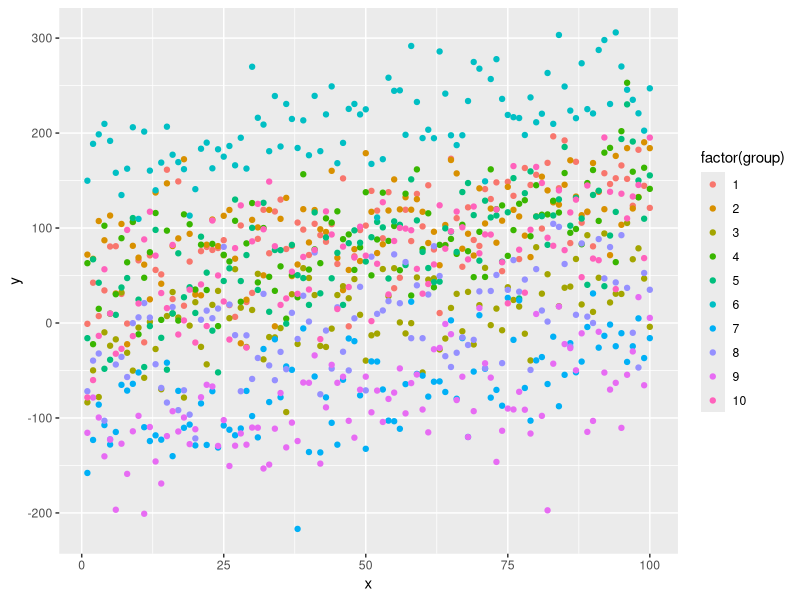

R code for this plot: (Note: this script raises an error after producing the figure.)
library(arm)
library(ggplot2)

#random intercepts
group_int <- rnorm(10,0,100)

#create a data frame
adf <- data.frame(expand.grid(x=1:100, group = 1:10))

#y with a random intercept
adf$y <- rnorm(nrow(adf), adf$x+group_int[adf$group], 40)

#show the data visualizing the random intercept
qplot(x,y,data=adf, color=factor(group))

#model it
E1 <- lmer (y ~ x + (1 | group), data=adf)

#what did we get?
display(E1)

#simulated coefficients to generate predictions
E1.sim <- sim(E1)

new_df <- data.frame(x=rnorm(100, 50,20), group=round(runif(100, 1,10)))

#now, different prediction types with different things included...
new_df$y_fixed <- fixef(E1.sim)[,1] +  fixef(E1.sim)[,2]*new_df$x
new_df$y_fixed_error <- rnorm(100, new_df$y_fixed, sigma.hat(E1.sim)) #could also have just gotten it from model
#new_df$y_with_ran <- new_df$y_fixed + ranef(E1)$group[new_df$group,1] #could also have done this with ranef(E1.sim) but it's complicated
new_df$y_with_ran <- new_df$y_fixed + sapply(1:100, function(i) a[[1]][i, new_df$group[1], 1]) #could also have done this with ranef(E1.sim) but it's complicated
new_df$y_with_ran_error <- rnorm(100, new_df$y_with_ran, sigma.hat(E1.sim)) #could also have done this with ranef(E1.sim) but it's complicated


###CIs of Ranefs for intercept
library(tidyr)
r_for_ci <- data.frame(ranef(E1.sim)[[1]]) %>%
  gather(group, random_effect)

ggplot(r_for_ci, aes(x=group, y=random_effect)) +
  geom_jitter() +
  stat_summary(fun.data="mean_sdl", color="red") #this is SD of the sims - might want a different function
